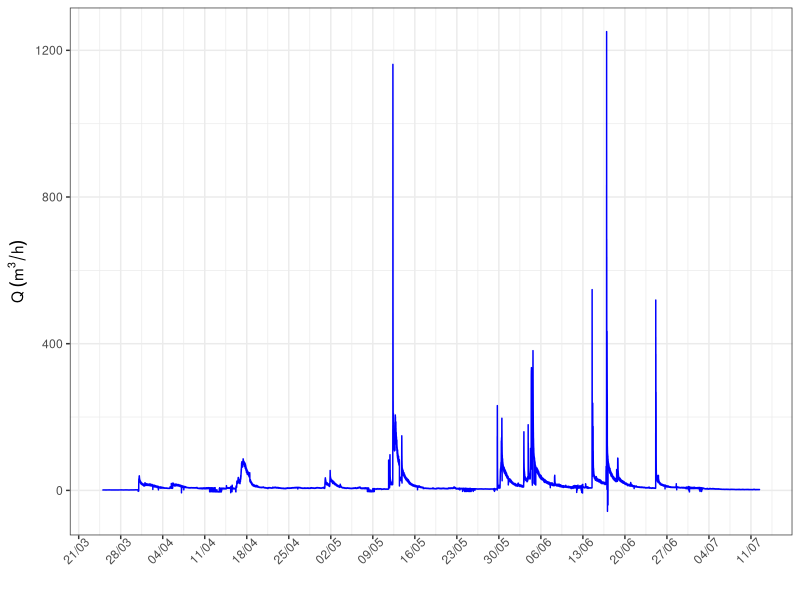
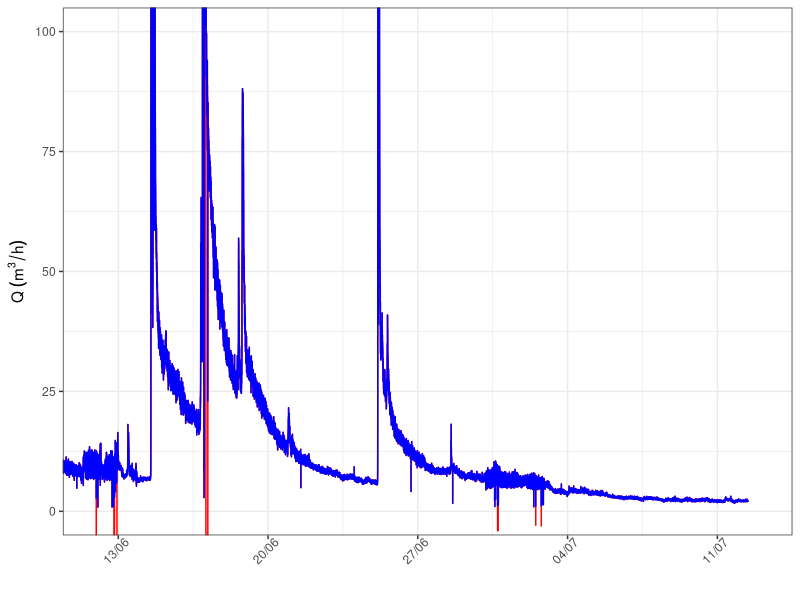
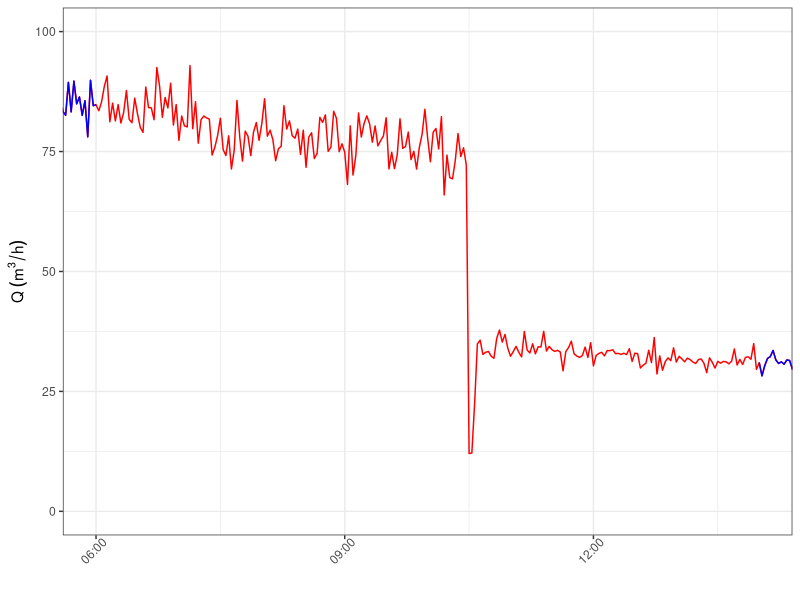

Source code (R) for these figures, in order:
## ---- chunk 1
Sys.setlocale("LC_ALL", "English")
## ---- chunk 2

# Plotting functions
library("ggplot2")
library("scales")
library("tidyr")

## ---- chunk 3

# setwd("D:/Documents/these_pablo/Alteckendorf2016/R")
# setwd("/Users/DayTightChunks/Documents/PhD/Routput/Alteck/R")
# setwd("D:/Documents/these_pablo/Alteckendorf2016/00_TransparencyFolder/Discharge")
getwd()

## ---- chunk 4

dischargeAlteck = read.csv2("Data/Alteck2016Debit.csv", header = FALSE)

dischargeAlteck$Date = as.POSIXct(strptime(dischargeAlteck$V1, 
                                           "%d/%m/%Y %H:%M", 
                                           tz="EST"))
sum(is.na(dischargeAlteck$Date))

dischargeAlteck <- dischargeAlteck[!duplicated(dischargeAlteck$V1),]

dischargeAlteck = dischargeAlteck[,c(3,1:2)]
colnames(dischargeAlteck) <- c("Date", "DateCheck", "Q.m3Hrs")
head(dischargeAlteck)

## ---- chunk 5

altp <- ggplot(dischargeAlteck, aes(x=Date, y=Q.m3Hrs))
altp + geom_line(colour = "blue") +
  theme_bw() +
  scale_x_datetime(breaks = date_breaks("weeks"), labels = date_format("%d/%m")) +
  theme(axis.text.x=element_text(angle = 45, hjust = 0.75)) +
  xlab("") +
  ylab(expression(paste("Q ",({m}^"3"/h))))
## ---- chunk 6

dischargeAlteck$Qna = dischargeAlteck$Q.m3Hrs
dischargeAlteck$Qna[dischargeAlteck$Q.m3Hrs <= 0.0] = NA

## ---- chunk 7


dischargeAlteck$Qna[dischargeAlteck$Q.m3Hrs < 1.0 & 
                      dischargeAlteck$Date > as.POSIXct("2016-03-29 23:00:00 EST") & 
                      dischargeAlteck$Date < as.POSIXct("2016-03-31 00:00:00 EST") ] = NA
dischargeAlteck$Qna[dischargeAlteck$Q.m3Hrs < 6 & 
                      dischargeAlteck$Date > as.POSIXct("2016-04-01 23:00:00 EST") & 
                      dischargeAlteck$Date < as.POSIXct("2016-04-04 00:00:00 EST") ] = NA
dischargeAlteck$Qna[dischargeAlteck$Q.m3Hrs < 7.5 & 
                      dischargeAlteck$Date > as.POSIXct("2016-04-06 23:00:00 EST") & 
                      dischargeAlteck$Date < as.POSIXct("2016-04-07 15:00:00 EST") ] = NA
dischargeAlteck$Qna[dischargeAlteck$Q.m3Hrs < 2.5 & 
                      dischargeAlteck$Date > as.POSIXct("2016-04-9 00:00:00 EST") & 
                      dischargeAlteck$Date < as.POSIXct("2016-04-17 00:00:00 EST") ] = NA
dischargeAlteck$Qna[dischargeAlteck$Q.m3Hrs < 2.5 & 
                      dischargeAlteck$Date > as.POSIXct("2016-05-07 23:00:00 EST") & 
                      dischargeAlteck$Date < as.POSIXct("2016-05-09 23:00:00 EST") ] = NA
dischargeAlteck$Qna[dischargeAlteck$Q.m3Hrs < 3.0 & 
                      dischargeAlteck$Date > as.POSIXct("2016-05-22 23:00:00 EST") &
                      dischargeAlteck$Date < as.POSIXct("2016-05-30 23:00:00 EST") ] = NA
dischargeAlteck$Qna[dischargeAlteck$Q.m3Hrs < 100.0 & 
                      dischargeAlteck$Date > as.POSIXct("2016-05-13 06:00:00 EST") &
                      dischargeAlteck$Date < as.POSIXct("2016-05-13 14:00:00 EST") ] = NA



## ---- chunk 8

altpTest = ggplot(dischargeAlteck, aes(x=Date)) + 
  geom_line(aes(y= Q.m3Hrs), colour = "red") +
  geom_line(aes(y=Qna), colour = "blue") +
  coord_cartesian(xlim = c(as.POSIXct("2016-06-11 23:00:00 EST"), 
                           as.POSIXct("2016-07-12 23:00:00 EST")), 
                  ylim = c(0, 100)) + # no.1
  theme_bw() +
  scale_x_datetime(breaks = date_breaks("weeks"), labels = date_format("%d/%m")) +
  theme(axis.text.x=element_text(angle = 45, hjust = 0.75)) +
  #scale_y_continuous(trans=log_trans(), breaks=c(1,10,100,1000)) +
  xlab("") +
  ylab(expression(paste("Q ",({m}^"3"/h))))

altpTest


## ---- chunk 9

altpTest = ggplot(dischargeAlteck, aes(x=Date)) +
  geom_line(aes(y= Q.m3Hrs), colour = "red") +
  geom_line(aes(y= Qna), colour = "blue") +
  coord_cartesian(xlim = c(as.POSIXct("2016-05-13 06:00:00 EST"), 
                           as.POSIXct("2016-05-13 14:00:00 EST"))
                  , 
                  ylim = c(0, 100)
                  ) +
  theme_bw() +
  #scale_x_datetime(breaks = date_breaks("weeks"), labels = date_format("%d/%m")) +
  theme(axis.text.x=element_text(angle = 45, hjust = 0.75)) +
  #scale_y_continuous(trans=log_trans(), breaks=c(1,10,100,1000)) +
  xlab("") +
  ylab(expression(paste("Q ",({m}^"3"/h))))

altpTest

head(dischargeAlteck)

## ---- chunk 10

head(dischargeAlteck)
write.csv2(dischargeAlteck, "Data/hydroAlteck2016_NAs_R.csv", row.names = FALSE)

